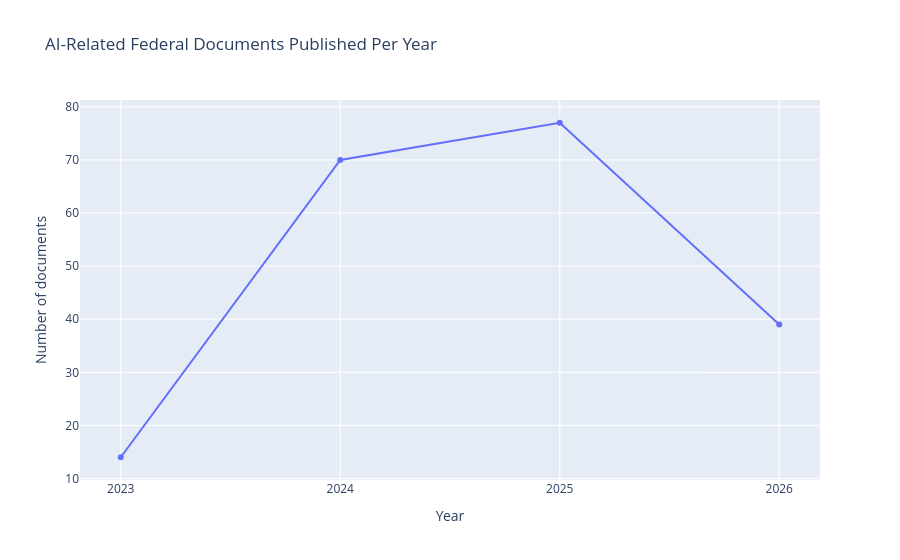

Here is the notebook cell this chart was saved with:
### Markdown cell above
**Chart 2 — What it argues:** **Notices dominate** (162 of 200 records, ~81%), while binding **Rules** are rare (6) and **Proposed Rules** are modest (12). Federal AI governance today is primarily informational—RFIs, meetings, and guidance—rather than a large body of enforceable regulation. HCD teams should treat most activity as signaling and horizon-scanning, not immediate compliance mandates.

### Code cell
# Chart 3 — Documents published per year (line chart, integer years on x-axis)
years = df["publication_date"].dt.year.dropna().astype(int)
per_year = years.value_counts().sort_index()

fig3 = go.Figure(
    data=go.Scatter(
        x=per_year.index.astype(int),
        y=per_year.values,
        mode="lines+markers",
    )
)
fig3.update_layout(
    title="AI-Related Federal Documents Published Per Year",
    xaxis_title="Year",
    yaxis_title="Number of documents",
)
# Force integer year ticks (avoids Plotly default float x-axis labels like 2023.5)
fig3.update_xaxes(tickmode="linear", tick0=int(per_year.index.min()), dtick=1)
fig3.write_image(str(BASE_DIR / "chart3_timeline.png"), scale=2)
fig3.show()
print("Saved", BASE_DIR / "chart3_timeline.png")

### Figure 1 — Plotly figure (JSON) as saved in the notebook; plotly's stock layout.template omitted (floating-point values rounded to 4 significant figures)
{"data": [{"mode": "lines+markers", "type": "scatter", "x": [2023, 2024, 2025, 2026], "y": [14, 70, 77, 39]}], "layout": {"title": {"text": "AI-Related Federal Documents Published Per Year"}, "xaxis": {"dtick": 1, "tick0": 2023, "tickmode": "linear", "title": {"text": "Year"}}, "yaxis": {"title": {"text": "Number of documents"}}}}
